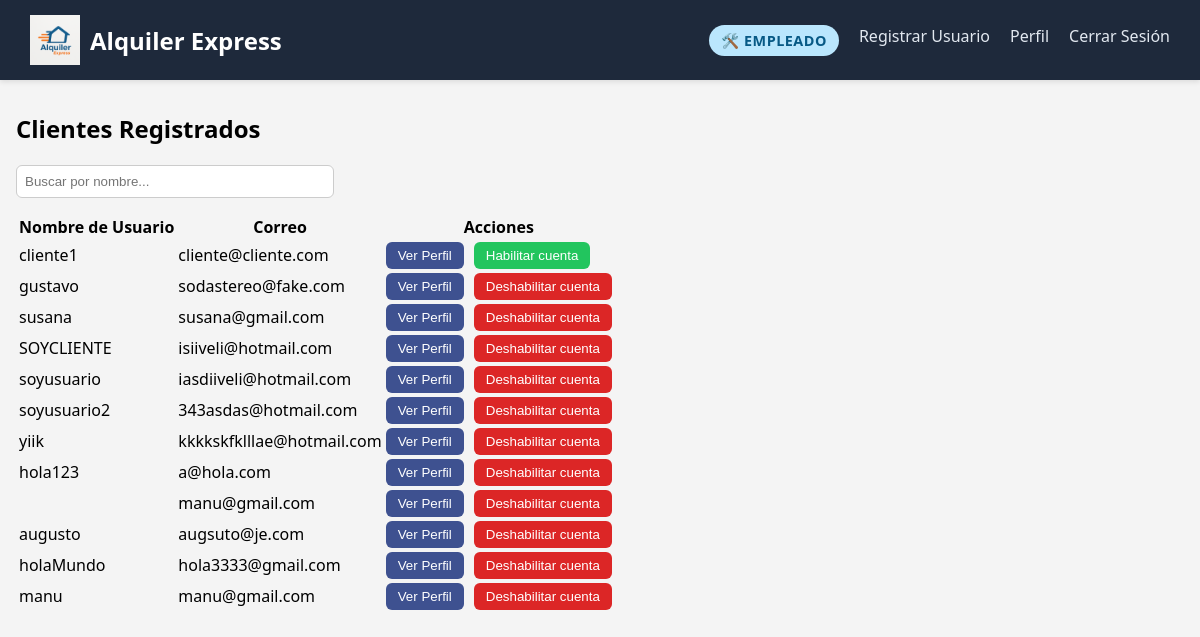
Screenshot of /usuarios/panel-emp/lista-clientes/ (signed in) with the database file from the repository.
### gestion_usuarios/models.py (models this page shows, shortened)
class Usuario(AbstractUser):
    dni = models.PositiveIntegerField(max_length=10, unique=True)
    telefono = models.PositiveIntegerField(max_length=20)

### gestion_usuarios/views.py (the view)
# urls.py: path('panel-emp/lista-clientes/', views.listar_clientes, name='lista-clientes'),
@login_required
@user_passes_test(es_empleado)
def listar_clientes(request):
    usuarios = Usuario.objects.filter(is_staff=False, is_superuser=False)
    return render(request, 'gestion_usuarios/lista-clientes.html', {'usuarios': usuarios})

### gestion_usuarios/views.py (called while the page is built)
def es_empleado(user):
    return user.is_authenticated and user.is_staff

### templates/gestion_usuarios/lista-clientes.html (shortened to what this page needs)
{% extends 'base.html' %}
{% load static %}
{% block content %}
<h2>Clientes Registrados</h2>
<input type="text" id="buscador" placeholder="Buscar por nombre..." style="margin-bottom: 15px; padding: 8px; width: 300px; border: 1px solid #ccc; border-radius: 6px;">
<table>
  <thead>
    <tr>
      <th>Nombre de Usuario</th>
      <th>Correo</th>
      <th>Acciones</th>
    </tr>
  </thead>
  <tbody id="tabla-clientes">
    {% for usuario in usuarios %}
    <tr>
      <td>{{ usuario.username }}</td>
      <td>{{ usuario.email }}</td>
      <td style="display: flex; gap: 10px;">
        <a href="{% url 'detalle-cliente' usuario.id %}">
          <button style="padding: 6px 12px; background-color: #3e5190; color: white; border: none; border-radius: 6px; cursor: pointer;">
            Ver Perfil
          </button>
        </a>
        {% if usuario.is_active %}
        <form method="post" action="{% url 'deshabilitar_usuario' usuario.id %}">
          <button type="submit" class="btn-deshabilitar"
            style="padding: 6px 12px; background-color: #dc2626; color: white; border: none; border-radius: 6px; cursor: pointer;">
            Deshabilitar cuenta
          </button>
        </form>
        {% else %}
        <form method="post" action="{% url 'habilitar_usuario' usuario.id %}">
          <button type="submit" class="btn-habilitar"
            style="padding: 6px 12px; background-color: #22c55e; color: white; border: none; border-radius: 6px; cursor: pointer;">
            Habilitar cuenta
          </button>
        </form>
        {% endif %}
      </td>
    </tr>
    {% empty %}
    <tr><td colspan="3">No hay clientes registrados.</td></tr>
    {% endfor %}
  </tbody>
</table>
{% endblock %}

### static/styles/base.css (style rules this page uses)
body { margin: 0; font-family: 'Segoe UI', sans-serif; background-color: #f4f4f4; }

### rows the page displays
Usuario: username "cliente1", email "cliente@cliente.com", is_active "Habilitar cuenta"
Usuario: username "gustavo", email "sodastereo@fake.com", is_active "Deshabilitar cuenta"
Usuario: username "susana", email "susana@gmail.com", is_active "Deshabilitar cuenta"
Usuario: username "SOYCLIENTE", email "isiiveli@hotmail.com", is_active "Deshabilitar cuenta"
Usuario: username "soyusuario", email "iasdiiveli@hotmail.com", is_active "Deshabilitar cuenta"
Usuario: username "soyusuario2", email "343asdas@hotmail.com", is_active "Deshabilitar cuenta"
Usuario: username "yiik", email "kkkkskfklllae@hotmail.com", is_active "Deshabilitar cuenta"
Usuario: username "hola123", email "a@hola.com", is_active "Deshabilitar cuenta"
Usuario: email "manu@gmail.com", is_active "Deshabilitar cuenta"
Usuario: username "augusto", email "augsuto@je.com", is_active "Deshabilitar cuenta"
Usuario: username "holaMundo", email "hola3333@gmail.com", is_active "Deshabilitar cuenta"
Usuario: username "manu", email "manu@gmail.com", is_active "Deshabilitar cuenta"
